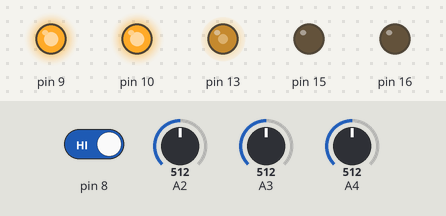
The sketch below on a simulated Arduino Mega 2560, built with avr-gcc and run on an emulated ATmega2560. Parts: output pins drawn as LEDs (lit = HIGH). Inputs (shaded band) come from the test bench; at power-on: A2 = 512, A3 = 512, A4 = 512, pin 8 HIGH.

Above: at 4.2 s.
4.3 s: A2 set to 800
5.8 s: A2 set to 823
At 7.2 s:
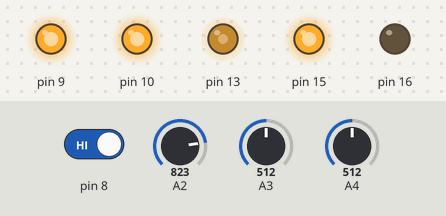
7.7 s: A2 set to 716
At 7.86 s:
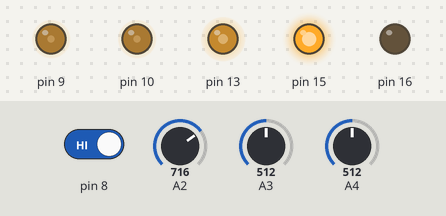
10.7 s: A3 set to 802
12.2 s: A3 set to 820
At 12.36 s:
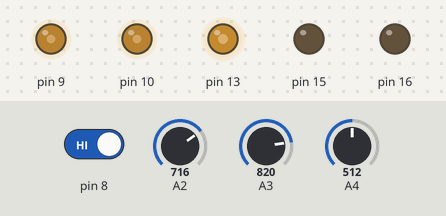
14.3 s: A4 set to 797
16.6 s: A4 set to 820
At 19.7 s:
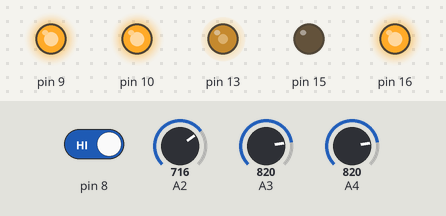
Timing chart, 0 to 25.1 s (numbered marks = the images above; inputs shaded):
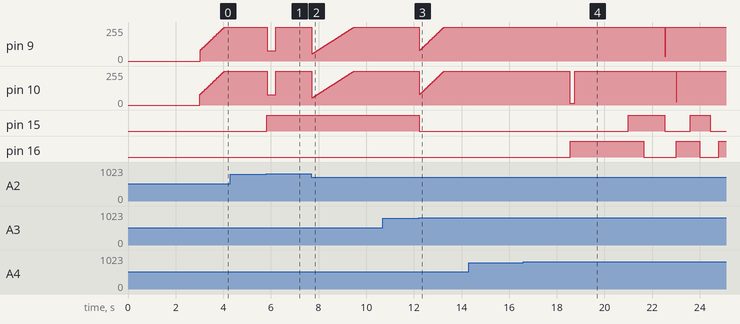

The sketch:

pid_line_controller.ino
```cpp
#include "pin_names_and_constants.h"
#include "ir_line_sensor.h"
#include "motor.h"
#include "pid.h"
#include "kinematics.h"
#include "state_machine.h"


/**
 * This will be our heading PID controller. The input will be the weighed line sensor value [-1.0, 1.0].
 * The output naturally will also be a value with boundaries [-1.0, 1.0]. We'll be setting the bias to
 * 0 to get the robot to go straight and to some positive or negative value withing the same boundaries
 * [-1.0, 1.0] to get it to turn left or right.
 *
 * Obviously the non-0 output should increase the speed of one of the wheels and de-crease the speed of
 * the other.
 */
//PID_c heading_pid(0.7, 0.0008, 3.0);
PID_c heading_pid(HEADING_PID_P, HEADING_PID_I, HEADING_PID_D);

void setup() {
  // Start Serial monitor and print "reset"
  // so we know if the board is reseting
  // unexpectedly.
  Serial.begin(9600);
  Serial.setTimeout(100);

  /**
   * Only wait for serial to connect if we're running with a cable
   */
  if(OPER_MODE == DEBUG_MODE) {
    while (!Serial) {
      ; // wait for serial port to connect. Needed for native USB port only
    }
    Serial.println("***RESET***");
  }

  /**
   * Turns out that if we do this inside the constructor of LineSensor, then our timer
   * configuration gets overwritten later, because our instance is constructed before
   * Arduino has initialised its stuff. So we have no choice but to call this function
   * in the setup section of the main code.
   */
  LineSensor::reInitTimer(LINE_SENSOR_UPDATE_FREQUENCY);

  StateMachine::getStateMachine()->setHeadingPID(&heading_pid);
  StateMachine::getStateMachine()->setState(StateMachine::LineFollowingStates::IDLING);

  if(OPER_MODE == PRODUCTION_MODE) {
    /**
     * If we're running without a cable, then wait a little after switched on
     * and then start moving.
     */
     delay(3000);
     lookForLine();
  }
}

void loop() {
  act_on_commands();
  event_scheduler();
}

long time_now = 0;
long time_last_report = 0;
long time_last_kinematics_update = 0;
long time_last_mpid = 0;
long time_last_hpid = 0;
long time_last_state_mach_update = 0;

void event_scheduler() {
  time_now = millis();

  if (time_now - time_last_report >= REPORT_TIME) {
    talk_about_it(true);
    time_last_report = time_now;
  }

  /**
   * These motor PIDs may need to be updated even if we're not following a line.
   * We may be just going forward or back for a given time.
   */
  if ((Motor::getLeftMotor()->isPIDUpdatesWanted() || Motor::getRightMotor()->isPIDUpdatesWanted()) && time_now - time_last_mpid >= MOTOR_PID_UPDATE_TIME) {

    if (Motor::getLeftMotor()->isPIDUpdatesWanted()){
      Motor::getLeftMotor()->updateMotorPIDcontroller(getLeftWheelSpeed());
    }

    if (Motor::getRightMotor()->isPIDUpdatesWanted()){
      Motor::getRightMotor()->updateMotorPIDcontroller(getRightWheelSpeed());
    }

    time_last_mpid = time_now;
  }

  /*
   * If that's what user wants and it's time for that, then follow the line
   */
  if (heading_pid.isUpdatesWanted() && time_now - time_last_hpid >= HEADING_PID_UPDATE_TIME) {
    nested_pid_weighed_sensors();
    time_last_hpid = time_now;
  }

  /**
   * Updating kinematics if it's time.
   */
  if (time_now - time_last_kinematics_update >= KINEMATICS_UPDATE_TIME){
    Kinematics::getKinematics()->update();
    time_last_kinematics_update = time_now;
  }

  /**
   * Updating state machine with line sensor data.
   */
  if (time_now - time_last_state_mach_update >= STATE_MACH_UPDATE_TIME){
    bool sensor_r = LineSensor::getRightSensor()->overLine();
    bool sensor_c = LineSensor::getCentreSensor()->overLine();
    bool sensor_l = LineSensor::getLeftSensor()->overLine();

    StateMachine::getStateMachine()->update(sensor_l, sensor_c, sensor_r);
    time_last_state_mach_update = time_now;
  }
}

/**
 * Calculates the weighed line sensor value as described in exercise 3 and returns it.
 */
float weighted_line_sensor() {
  unsigned int left_value = LineSensor::getLeftSensor()->getCurrentSensorValueWhenReliableSignal();
  unsigned int centre_value = LineSensor::getCentreSensor()->getCurrentSensorValueWhenReliableSignal();
  unsigned int right_value = LineSensor::getRightSensor()->getCurrentSensorValueWhenReliableSignal();

  //float total_magnitude = left_value + centre_value + right_value;
  float total_magnitude = left_value + centre_value + right_value;

  if (total_magnitude > 0) {
    float left_proportional = left_value / total_magnitude;
    float right_proportional = right_value / total_magnitude;

    return left_proportional - right_proportional;
  } else {
    return 0.0;
  }
}

int new_speed_right = 0;
int new_speed_left = 0;

/**
 * Weighted line sensor nested PID controller. Here we have an instance of a PID controller,
 * which drives another two PID instances- one for each wheel.
 */
void nested_pid_weighed_sensors() {

  /**
   * wls will be our measurement.
   */
  float wls = weighted_line_sensor();

  /**
   * Demand of 0.0 should keep it going straight.
   *
   * The heading_correction will be our PID output.
   */
  float heading_correction = heading_pid.update(0.0, wls);

  /**
   * The rest should follow almost the same algorithm as weighed sensor bang-bang did,
   * setting the demanded speed to either of the wheels. The only difference is that
   * heading_correction is a correction measure, not an absolute value, so we should
   * update the current speed of either motor with regards to the heading_correction.
   */
//  bool sensor_r = LineSensor::getRightSensor()->overLine();
//  bool sensor_c = LineSensor::getCentreSensor()->overLine();
//  bool sensor_l = LineSensor::getLeftSensor()->overLine();
//
//  byte number_of_sensors_over_line = 0;
//  if (sensor_r) number_of_sensors_over_line++;
//  if (sensor_c) number_of_sensors_over_line++;
//  if (sensor_l) number_of_sensors_over_line++;

  /**
   * If heading correction is positive, then we'll supply more power to the right motor
   * and less power to the left one.
   * If heading correction is negative, then we'll supply more power to the left motor
   * and less power to the right one, thus causing a turn.
   */
  new_speed_right = WLS_TURNING_SPEED * heading_correction * -1;
  new_speed_left = WLS_TURNING_SPEED * heading_correction;

  if (abs(wls) > HEADING_TOLERANCE) {
  //if ((sensor_l || sensor_c || sensor_r) && abs(wls) > 0.06) {
  //if (number_of_sensors_over_line < 3 && number_of_sensors_over_line > 0 && abs(wls) > 0.06) {
    if(OPER_MODE == DEBUG_MODE) {
//      /*
//       * turning
//       */
//      Serial.print("Turning ");
//      /**
//       * If left motor is being driven stronger than the right, then we're turning right
//       * and vice versa.
//       */
//      Serial.print(new_speed_right < new_speed_left ? "right : " : "left : ");
//      Serial.print(new_speed_right);
//      Serial.print(" # ");
//      Serial.print(new_speed_left);
//      Serial.print(" wls=");
//      Serial.print(wls);
//      Serial.print(" heading_correction=");
//      Serial.println(heading_correction);
    }

    Motor::getRightMotor()->updateRequestedSpeedByAdjustment_PID(new_speed_right);
    Motor::getLeftMotor()->updateRequestedSpeedByAdjustment_PID(new_speed_left);
//    Motor::getRightMotor()->setRequestedSpeed_PID(new_speed_right);
//    Motor::getLeftMotor()->setRequestedSpeed_PID(new_speed_left);
  } else {
    /*
     * going straight
     */
    if(OPER_MODE == DEBUG_MODE) {
      //Serial.println("Going straight");
    }
    //Serial.println("Going straight");
    heading_pid.reset();
    Motor::getRightMotor()->setRequestedSpeed_PID(TRAVEL_LINE_SPEED);
    Motor::getLeftMotor()->setRequestedSpeed_PID(TRAVEL_LINE_SPEED);
  }
}

/**
 * Reads a command from the Serial connection and acts on it
 */
void act_on_commands() {
  if(OPER_MODE == DEBUG_MODE) {
    int steps_to_move = 200;
    int steps_to_turn = 100;
    int time_to_turn = 200;
    int initial_pid_speed = 600;
    bool tpid_dir = false;
    //This line checks whether there is anything to read
    if ( Serial.available() ) {
      String in_cmd = Serial.readString();

      if (in_cmd.indexOf("opid") > -1) { //# Go one way with PID and when receive this again, then switch direction.
        if (getRightWheelSpeed() > 0) {
          if (tpid_dir) {
            Motor::getRightMotor()->setRequestedSpeed_PID(TURNING_SPEED);
          } else {
            Motor::getRightMotor()->setRequestedSpeed_PID(-TURNING_SPEED);
          }
          tpid_dir = !tpid_dir;
        } else {
          Motor::getRightMotor()->goAtGivenSpeed_PID(TURNING_SPEED);
        }
      } else if (in_cmd.indexOf("stop") > -1) { //# Stopping completely
        //Serial.println("STOPPING");
        stopAllMotion();
      } else if (in_cmd.indexOf("line") > -1) { //# Starting to look for line
        Serial.println("Looking for line");
        lookForLine();
      } else if (in_cmd.indexOf("gohome") > -1) { //# Going home
        Serial.println("Going home");
        goHome();
      } else if (in_cmd.indexOf("ta1") > -1) { //# turning experiment
        Serial.println("Turning to pi/2");
        Kinematics::getKinematics()->turnToAngle(PI / 2, false);
      } else if (in_cmd.indexOf("ta2") > -1) { //# turning experiment
        Serial.println("Turning to pi");
        Kinematics::getKinematics()->turnToAngle(PI, false);
      } else if (in_cmd.indexOf("ta3") > -1) { //# turning experiment
        Serial.println("Turning to -pi/2");
        Kinematics::getKinematics()->turnToAngle(-PI / 2, false);
      } else if (in_cmd.indexOf("ta4") > -1) { //# turning experiment
        Serial.println("Turning to -pi");
        Kinematics::getKinematics()->turnToAngle(-PI, false);
      } else if (in_cmd.indexOf("ta5") > -1) { //# turning experiment
        Serial.println("Turning to 0");
        Kinematics::getKinematics()->turnToAngle(0, false);
      } else if (in_cmd.indexOf("ta6") > -1) { //# turning experiment
        Serial.println("Turning to 2*pi");
        Kinematics::getKinematics()->turnToAngle(2 * PI, false);
      } else if (in_cmd.indexOf("t1") > -1) { //# turning experiment
        Serial.println("Turning by pi/2");
        Kinematics::getKinematics()->turnByAngle(PI / 2, false);
      } else if (in_cmd.indexOf("t2") > -1) { //# turning experiment
        Serial.println("Turning by pi");
        Kinematics::getKinematics()->turnByAngle(PI, false);
      } else if (in_cmd.indexOf("t3") > -1) { //# turning experiment
        Serial.println("Turning by -pi/2");
        Kinematics::getKinematics()->turnByAngle(-PI / 2, false);
      } else if (in_cmd.indexOf("t4") > -1) { //# turning experiment
        Serial.println("Turning by -pi");
        Kinematics::getKinematics()->turnByAngle(-PI, false);
      } else if (in_cmd.indexOf("t5") > -1) { //# turning experiment
        Serial.println("Turning by 0");
        Kinematics::getKinematics()->turnByAngle(0, false);
      } else if (in_cmd.indexOf("t6") > -1) { //# turning experiment
        Serial.println("Turning by 2*pi");
        Kinematics::getKinematics()->turnByAngle(2 * PI, false);
      } else if (in_cmd.indexOf("pid+") > -1) { //# PID experiment moving forward
        Serial.println("PID experiment forw");
        //Motor::getRightMotor()->goAtGivenSpeed_PID(100);
        Motor::getRightMotor()->goForGivenTimeAtGivenSpeed_PID(5000, initial_pid_speed);
        Motor::getLeftMotor()->goForGivenTimeAtGivenSpeed_PID(5000, initial_pid_speed);
      } else if (in_cmd.indexOf("pid-") > -1) { //# PID experiment moving back
        Serial.println("PID experiment back");
        //Motor::getRightMotor()->goAtGivenSpeed_PID(-100);
        Motor::getRightMotor()->goForGivenTimeAtGivenSpeed_PID(5000, -initial_pid_speed);
        Motor::getLeftMotor()->goForGivenTimeAtGivenSpeed_PID(5000, -initial_pid_speed);
      } else if (in_cmd.indexOf("left") > -1) { //# if we want to drive the left motor
        Serial.println("Turning left");
        Motor::getRightMotor()->moveByCounts(steps_to_turn, 50);
        Motor::getLeftMotor()->moveByCounts(steps_to_turn, -50);
      } else if(in_cmd.indexOf("right") > -1) { //# if we want to drive the right motor
        Serial.println("Turning right");
        Motor::getRightMotor()->moveByCounts(steps_to_turn, -50);
        Motor::getLeftMotor()->moveByCounts(steps_to_turn, 50);
      } else if(in_cmd.indexOf("bothb") > -1) { //# if we want to drive both motors back
        Serial.println("Driving BOTH motors back");
        Motor::getRightMotor()->goBackwardByCounts(steps_to_move);
        Motor::getLeftMotor()->goBackwardByCounts(steps_to_move);
      } else if(in_cmd.indexOf("bothf25") > -1) { //# if we want to drive both motors forward
        Serial.println("Driving BOTH motors forward");
        Motor::getRightMotor()->goForwardForGivenTimeAtGivenPower(5000, 25);
        Motor::getLeftMotor()->goForwardForGivenTimeAtGivenPower(5000, 25);
      } else if(in_cmd.indexOf("bothf100") > -1) { //# if we want to drive both motors forward
        Serial.println("Driving BOTH motors forward");
        Motor::getRightMotor()->goForwardForGivenTimeAtGivenPower(5000, 100);
        Motor::getLeftMotor()->goForwardForGivenTimeAtGivenPower(5000, 100);
      } else if(in_cmd.indexOf("bothf200") > -1) { //# if we want to drive both motors forward
        Serial.println("Driving BOTH motors forward");
        Motor::getRightMotor()->goForwardForGivenTimeAtGivenPower(5000, 200);
        Motor::getLeftMotor()->goForwardForGivenTimeAtGivenPower(5000, 200);
      } else if(in_cmd.indexOf("bothfMax") > -1) { //# if we want to drive both motors forward
        Serial.println("Driving BOTH motors forward");
        Motor::getRightMotor()->goForwardForGivenTimeAtGivenPower(5000, 255);
        Motor::getLeftMotor()->goForwardForGivenTimeAtGivenPower(5000, 255);
      } else if(in_cmd.indexOf("bothf") > -1) { //# if we want to drive both motors forward
        Serial.println("Driving BOTH motors forward");
        Motor::getRightMotor()->goForwardByCounts(steps_to_move, 35);
        Motor::getLeftMotor()->goForwardByCounts(steps_to_move, 35);
      } else if(in_cmd.indexOf("follow") > -1) { //# if we want to follow the line
        heading_pid.setUpdatesWanted(!heading_pid.isUpdatesWanted());

        if (heading_pid.isUpdatesWanted()) {
          heading_pid.reset();
          Serial.println("Following line");
        } else {
          Serial.println("Stopped following line");
          Motor::getRightMotor()->stopMotorAndCancelPreviousInstruction();
          Motor::getLeftMotor()->stopMotorAndCancelPreviousInstruction();
          heading_pid.reset();
        }
      } else if(in_cmd.indexOf("calib") > -1) { //# if we want to recalibrate line sensors
        Serial.println("Re-calibrating line sensors.");
        LineSensor::getRightSensor()->resetCalibration();
        LineSensor::getCentreSensor()->resetCalibration();
        LineSensor::getLeftSensor()->resetCalibration();
      } else if(in_cmd.indexOf("reinit1") > -1) {
        LineSensor::reInitTimer(5);
      } else if(in_cmd.indexOf("reinit2") > -1) {
        LineSensor::reInitTimer(10);
      } else if(in_cmd.indexOf("reinit3") > -1) {
        LineSensor::reInitTimer(25);
      }
    }
  }
}

/**
 * Prints out information about line sensors.
 * full_info : a flag of wether we want to print out all info (including wether the sensor is over line or not) or just the sensor values (good for plotting)
 */
void talk_about_it(bool full_info) {
  if(OPER_MODE == DEBUG_MODE) {
    if (full_info) {
  //    Serial.print("Weighed sensor: ");
  //    Serial.println(weighted_line_sensor());
  //
  //    if (LineSensor::getRightSensor()->overLine()) {
  //      Serial.println("Right sensor over line");
  //    }
  //
  //    if (LineSensor::getCentreSensor()->overLine()) {
  //      Serial.println("Centre sensor over line");
  //    }
  //
  //    if (LineSensor::getLeftSensor()->overLine()) {
  //      Serial.println("Left sensor over line");
  //    }
  //
  //    Serial.print("Left wheel speed (line sens): ");
  //    Serial.println(LineSensor::getLeftWheelSpeed_ms());
  //
  //    Serial.print("Right wheel speed (line sens): ");
  //    Serial.println(LineSensor::getRightWheelSpeed_ms());
  //
  //    Serial.print("Left wheel speed raw (line sens): ");
  //    Serial.println(LineSensor::getLeftWheelSpeed());
  //
  //    Serial.print("Right wheel speed raw (line sens): ");
  //    Serial.println(LineSensor::getRightWheelSpeed());

  //    Serial.print("Left wheel speed (encoder): ");
  //    Serial.println(Encoder::getLeftEncoder()->getWheelSpeed());

  //    Serial.print("Right wheel speed (encoder): ");
  //    Serial.println(Encoder::getRightEncoder()->getWheelSpeed());
  //
  //    Serial.print("Right encoder: ");
  //    Serial.println(Encoder::getRightEncoder()->getPulseCount());
  //
  //    Serial.print("Left encoder: ");
  //    Serial.println(Encoder::getLeftEncoder()->getPulseCount());

  //    Serial.print("Right wheel speed: ");
  //    Serial.println(getRightWheelSpeed());

  //    Serial.print("Kinematics: ");
  //    Serial.print(Kinematics::getKinematics()->getCurrentX_raw());
  //    Serial.print(", ");
  //    Serial.print(Kinematics::getKinematics()->getCurrentY_raw());
  //    Serial.print(", ");
  //    Serial.print(Kinematics::getKinematics()->getCurrentX_mm());
  //    Serial.print(", ");
  //    Serial.print(Kinematics::getKinematics()->getCurrentY_mm());
  //    Serial.print(", ");
  //    Serial.println(Kinematics::getKinematics()->getCurrentHeading());

      /**
       * For charting:.
       */
  //    Serial.print(LineSensor::getLeftWheelSpeed_ms());
  //    Serial.print(", ");
  //    Serial.print(LineSensor::getRightWheelSpeed_ms());
  //    Serial.print(", ");
  //    Serial.print(Encoder::getLeftEncoder()->getWheelSpeed());
  //    Serial.print(", ");
  //    Serial.println(Encoder::getRightEncoder()->getWheelSpeed());
    }

  //  Serial.print(LineSensor::getLeftSensor()->getCurrentSensorValue());
  //  Serial.print(", ");
  //  Serial.print(LineSensor::getCentreSensor()->getCurrentSensorValue());
  //  Serial.print(", ");
  //  Serial.println(LineSensor::getRightSensor()->getCurrentSensorValue());

  //  Serial.print(", ");
  //
  //  Serial.println(LineSensor::getLeftSensor()->getBias());
  //  Serial.print(", ");
  //  Serial.print(LineSensor::getCentreSensor()->getBias());
  //  Serial.print(", ");
  //  Serial.print(LineSensor::getRightSensor()->getBias());
  }
}

/**
 * Returns current speed for the right wheel. It combines
 * wheel speed from the line sensor which is less accurate, but
 * correctly detects 0 speed and the wheel speed from encoder
 * which is more accurate but can't tell when speed is actually 0.
 */
long getRightWheelSpeed() {
  if (LineSensor::getRightWheelSpeed() == 0) {
    return 0;
  } else {
    return Encoder::getRightEncoder()->getWheelSpeed();
  }
}

/**
 * Returns current speed for the left wheel. It combines
 * wheel speed from the line sensor which is less accurate, but
 * correctly detects 0 speed and the wheel speed from encoder
 * which is more accurate but can't tell when speed is actually 0.
 */
long getLeftWheelSpeed() {
  if (LineSensor::getLeftWheelSpeed() == 0) {
    return 0;
  } else {
    return Encoder::getLeftEncoder()->getWheelSpeed();
  }
}

/**
 * Starts the process of going home by intiating the state machine
 * appropriately and starting with the turn. When turn is finished,
 * the state machine will be advanced to the next state and next
 * operation will be executed.
 */
void goHome() {
  /**
   * First we'll make the turn and the rest will follow in the state machine.
   */
  StateMachine::getStateMachine()->setState(StateMachine::LineFollowingStates::TURNING_TO_GO_HOME);
}

/**
 * Starts the process of looking for line.
 */
void lookForLine() {
  /**
   * Let's get to the first step of looking for line.
   */
  StateMachine::getStateMachine()->setState(StateMachine::LineFollowingStates::LOOKING_FOR_LINE_MOVING_FORWARD);
}

/**
 * Stops all motion.
 */
void stopAllMotion() {
  /**
   * Let's get to the first step of looking for line.
   */
  StateMachine::getStateMachine()->setState(StateMachine::LineFollowingStates::IDLING);
  heading_pid.setUpdatesWanted(false);
  heading_pid.reset();
  Kinematics::getKinematics()->fullStop();
}
```

Source omitted: encoder.cpp (14675 bytes), encoder.h (4021 bytes), ir_line_sensor.cpp (14064 bytes), ir_line_sensor.h (5920 bytes), kinematics.cpp (8807 bytes), kinematics.h (5752 bytes), motor.cpp (10522 bytes), motor.h (6493 bytes), pid.cpp (5286 bytes), pid.h (1694 bytes), pin_names_and_constants.h (5678 bytes), state_machine.cpp (10647 bytes) and 3 more

Measured:
- the behaviour switches between 812 and 813 on A2 (found by bisection; images 0 and 1)
- the behaviour switches between 812 and 813 on A3 (found by bisection; images 2 and 3)
- the behaviour switches between 812 and 813 on A4 (found by bisection; images 3 and 4)
- after the input at 4.3 s, every drawn part: stays the same
- after the input at 5.8 s, pin 9, pin 10: 255/255 → 77/255 after 0.05 s, → 255/255 0.36 s later; pin 15: LOW → HIGH at once
- after the input at 7.7 s, pin 15: stays HIGH (without the input it goes to LOW after 1.6 s); pin 16: stays LOW (without the input it goes to HIGH after 1.6 s)
- after the input at 10.7 s, every drawn part: stays the same
- after the input at 12.2 s, pin 15: HIGH → LOW at once
- after the input at 14.3 s, every drawn part: stays the same
- after the input at 16.6 s, pin 9: 255/255 → 34/255 after 5.9 s, → 255/255 0.03 s later; pin 10: 255/255 → 13/255 after 1.9 s, → 255/255 0.22 s later; pin 15: LOW → HIGH after 4.4 s, → LOW 1.6 s later, → HIGH 1.1 s later, → LOW 0.84 s later; pin 16: goes HIGH 3.1 s, LOW 1.4 s, HIGH 0.98 s, LOW 0.80 s, then HIGH, starting after 2.0 s
